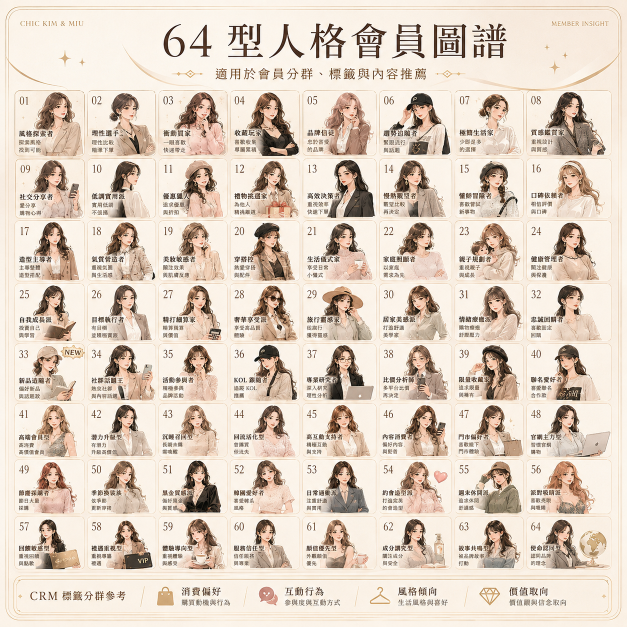
#> input picture assets/personality-atlases/female-fashion.png, 1254 x 1254 px (shown at 1/2 size)
$ python -i image_downloader.py   (imports and definitions only)
#> lines starting #> are read from the running program, lines starting #| are printed output that depends on the picture
#!/usr/bin/env python3
# -*- coding: utf-8 -*-
"""
電商產品圖片快速下載工具 (image_downloader)
===========================================

支援的供應商網站：
  - sinsangmarket.kr      (韓國批發)
  - 1688.com / Alibaba    (中國批發)
  - chickimmiu.com        (自家後台 / Next.js _next/image 自動解包)
  - 一般 PDP 商品頁

主要能力：
  - 單一 URL / txt 清單批次處理
  - 涵蓋 lazy-load 屬性 (data-src / data-original / data-srcset / srcset / og:image / JSON-LD)
  - background-image inline style 解析
  - <a href> 直連大圖偵測（PDP 點圖看大圖常見）
  - MD5 內容去重 + Pillow 格式驗證
  - 解析度過濾 + 自動產生可讀檔名 + 主圖/細節圖分類
  - ThreadPoolExecutor 並發下載 + tqdm 進度條
  - 完整 timeout / 404 / 連線失敗錯誤處理
  - 輸出 manifest.json，可直接餵給後台上架腳本

依賴：requests / beautifulsoup4 / Pillow / tqdm / argparse (stdlib)
最低 Python：3.9（用到 list[str]、dict[str,int] 等 PEP 585 內建泛型語法）

作者：Claude × chickimmiu
"""

from __future__ import annotations

import argparse
import hashlib
import io
import json
import os
import re
import sys
from concurrent.futures import ThreadPoolExecutor, as_completed
from dataclasses import dataclass, asdict
from pathlib import Path
from typing import Iterable, Optional
from urllib.parse import urljoin, urlparse, unquote, parse_qs

import requests
from bs4 import BeautifulSoup
from PIL import Image, ImageFilter, UnidentifiedImageError
from tqdm import tqdm


# ============================================================================
# 全域常數
# ============================================================================

# 真實 Chrome User-Agent，避免供應商網站封鎖 python-requests/* 字樣
DEFAULT_USER_AGENT = (
    "Mozilla/5.0 (Windows NT 10.0; Win64; x64) "
    "AppleWebKit/537.36 (KHTML, like Gecko) "
    "Chrome/121.0.0.0 Safari/537.36"
)

# 各家電商常見的 lazy-load 屬性（依出現頻率排序）
LAZY_LOAD_ATTRS = (
    "data-src",            # 最通用
    "data-original",       # jQuery lazyload 經典
    "data-lazy-src",       # WordPress 外掛
    "data-lazy",
    "data-srcset",         # responsive lazyload
    "data-original-src",   # Alibaba / 1688
    "data-actualsrc",      # 知乎、雪球
    "data-img",
    "data-url",
    "data-echo",           # echo.js
    "data-defer-src",
)

# 合法圖片副檔名（Pillow 全部都支援）
VALID_IMAGE_EXTS = {".jpg", ".jpeg", ".png", ".webp", ".gif", ".bmp"}

# 預設：HTTP timeout、並發數、最小解析度
DEFAULT_TIMEOUT = 15
DEFAULT_WORKERS = 8
DEFAULT_MIN_WIDTH = 800
DEFAULT_MIN_HEIGHT = 600

# 預設要排除的明顯垃圾（icon / logo / blank / spacer）
DEFAULT_EXCLUDE_RE = re.compile(
    r"(favicon|sprite|spacer|blank|placeholder|loading\.gif|1x1\.gif|"
    r"avatar|emoji|icon[-_./])",
    re.IGNORECASE,
)


# ============================================================================
# 資料結構
# ============================================================================

@dataclass
class ImageCandidate:
    """從 HTML 抽出來的候選圖片（尚未下載）"""
    url: str          # 絕對 URL
    alt: str = ""     # img alt / a title / 來源標籤名
    src_page: str = ""  # 來源頁面 URL（下載時當 Referer）


@dataclass
class DownloadResult:
    """成功下載並通過驗證的圖片紀錄"""
    url: str
    src_page: str
    saved_path: str
    width: int
    height: int
    size_bytes: int
    md5: str
    category: str    # main / detail / thumbnail / other
    alt: str = ""


# ============================================================================
# Network 層
# ============================================================================

# [98 lines left out: functions make_session, fetch_html, fetch_image_bytes, parse_srcset, not called in this run]


# inline style 的 background-image 規則
_BG_URL_RE = re.compile(
    r"background(?:-image)?\s*:\s*[^;]*url\(['\"]?([^'\")]+)['\"]?\)",
    re.IGNORECASE,
)


# [122 lines left out: functions unwrap_next_image_url, _walk_json_for_images, extract_image_urls, not called in this run]


# ============================================================================
# 檔名處理 / 啟發式分類
# ============================================================================

# Windows 與 Linux 共通的不合法檔名字元
_UNSAFE_FN_RE = re.compile(r'[\\/:*?"<>|\r\n\t]+')


# [113 lines left out: functions sanitize_filename, derive_filename, classify_image, validate_and_open, enhance_image, not called in this run]


def save_image(img: Image.Image, save_path: Path, quality: int = 92) -> int:
    """
    存檔。JPEG 走 progressive + optimize，PNG 走 optimize，WEBP 用最高壓縮 method=6。
    回傳實際檔案大小（bytes）。
    """
    save_path.parent.mkdir(parents=True, exist_ok=True)
    fmt = (img.format or save_path.suffix.lstrip(".")).upper()

    if fmt in ("JPG", "JPEG"):
        # JPEG 不支援 alpha，要轉 RGB
        if img.mode in ("RGBA", "P", "LA"):
            bg = Image.new("RGB", img.size, (255, 255, 255))
            if img.mode == "RGBA":
                bg.paste(img, mask=img.split()[3])
            else:
                bg.paste(img.convert("RGBA"), mask=img.convert("RGBA").split()[3])
            img = bg
        img.save(save_path, "JPEG", quality=quality, optimize=True, progressive=True)
    elif fmt == "PNG":
        img.save(save_path, "PNG", optimize=True)
    elif fmt == "WEBP":
        img.save(save_path, "WEBP", quality=quality, method=6)
    else:
        img.save(save_path)

    return save_path.stat().st_size


# ============================================================================
# 主流程：單一頁面的下載 pipeline
# ============================================================================

# [295 lines left out: functions process_page, read_url_list, write_manifest, build_parser, main, not called in this run]


# [2 lines not run here, left out]

>>> import cv2
>>> picture = cv2.imread('../../assets/personality-atlases/female-fashion.png', cv2.IMREAD_GRAYSCALE)
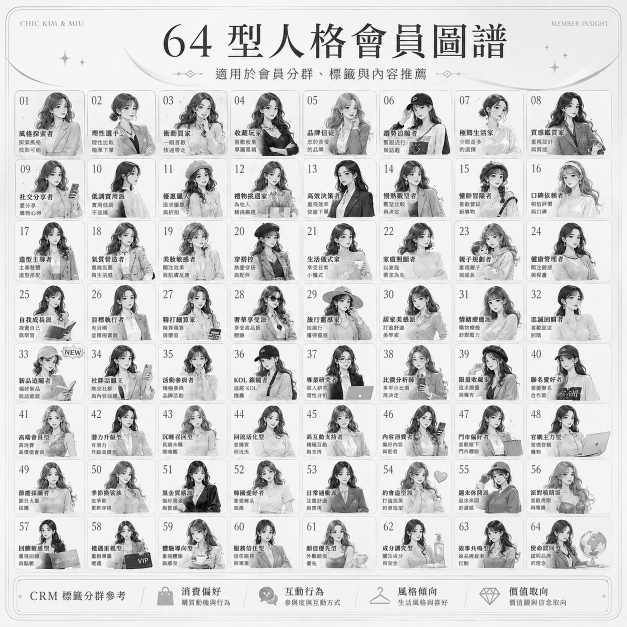
#> picture: shape (1254, 1254) (shown at 1/2 size); min 0, max 255, mean 210.6
>>> result = save_image(picture, 'out.png')
#> (the run stopped early here; a loop or call above may not have finished)

$ run again, on assets/personality-atlases/neutral-crm.png
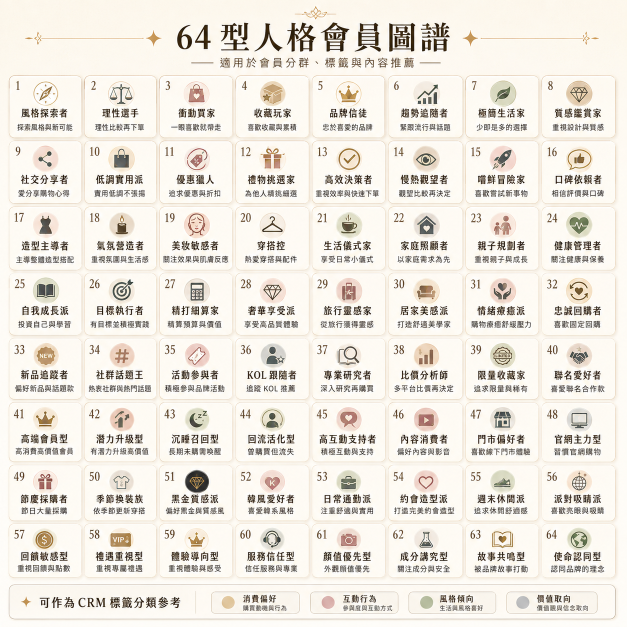
#> input picture assets/personality-atlases/neutral-crm.png, 1254 x 1254 px (shown at 1/2 size)
#> `picture = cv2.imread('../../assets/personality-atlases/female-fashion...`:
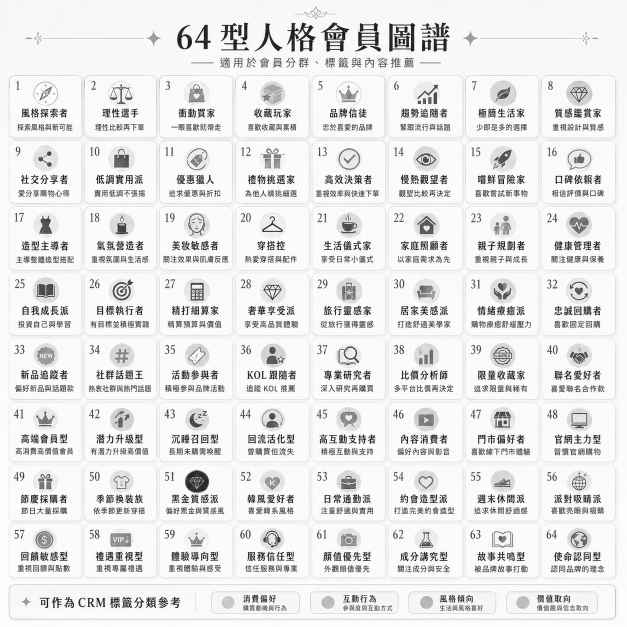
#> picture: shape (1254, 1254) (shown at 1/2 size); min 0, max 255, mean 230.5
